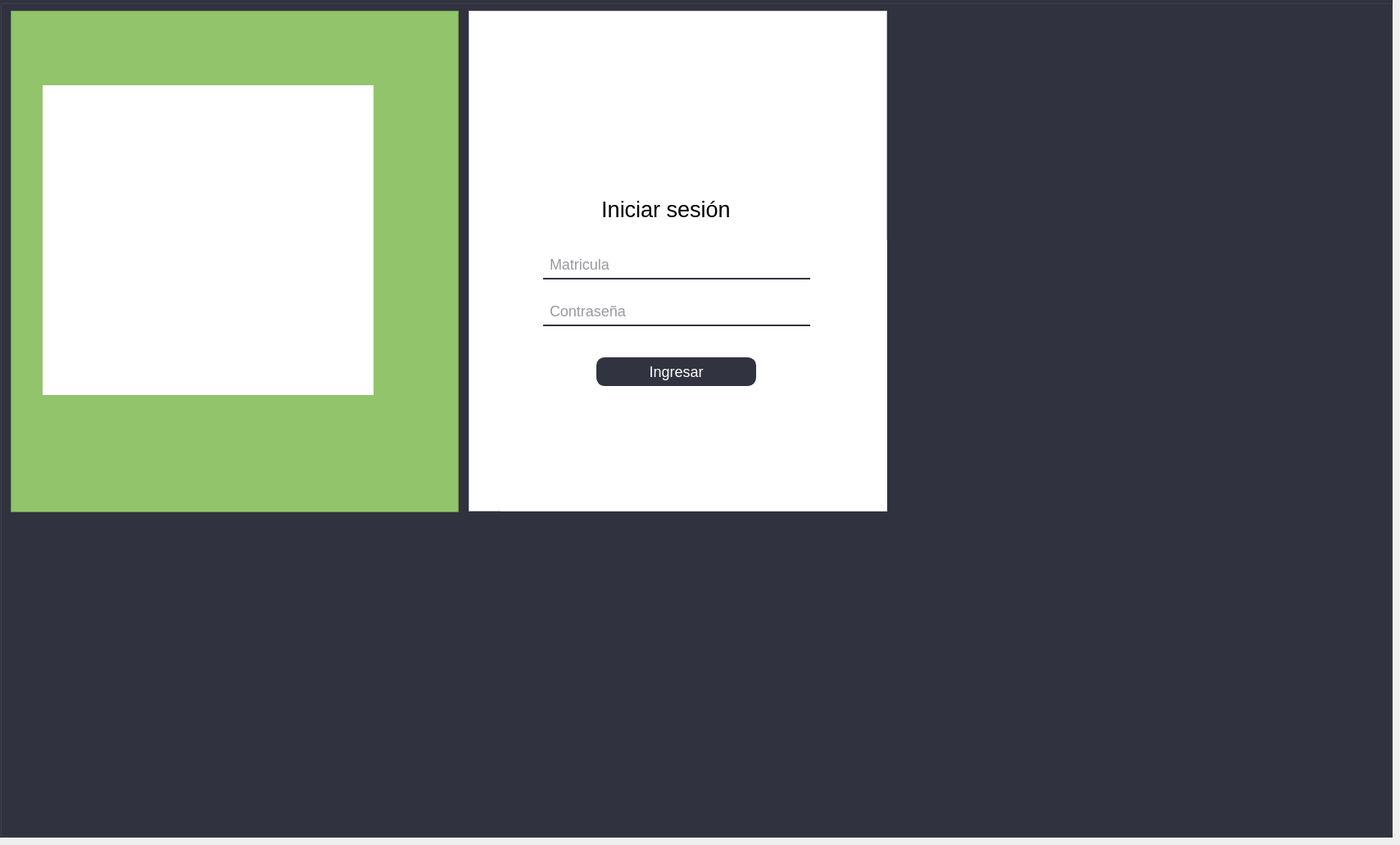
    <widget class="QWidget" name="Inicio">
     <widget class="QGroupBox" name="groupBox">
      <property name="geometry">
       <rect>
        <x>0</x>
        <y>0</y>
        <width>1700</width>
        <height>1022</height>
       </rect>
      </property>
      <property name="styleSheet">
       <string notr="true">background-color: rgb(49, 51, 64);</string>
      </property>
      <property name="title">
       <string/>
      </property>
      <widget class="QFrame" name="frame_9">
       <property name="geometry">
        <rect>
         <x>13</x>
         <y>13</y>
         <width>547</width>
         <height>612</height>
        </rect>
       </property>
       <property name="styleSheet">
        <string notr="true">QFrame{
	 background-color: rgb(145, 196, 107);
	font: 12pt &quot;Arial&quot;;
}
</string>
       </property>
       <property name="frameShape">
        <enum>QFrame::StyledPanel</enum>
       </property>
       <property name="frameShadow">
        <enum>QFrame::Raised</enum>
       </property>
       <widget class="QLabel" name="logo">
        <property name="geometry">
         <rect>
          <x>39</x>
          <y>91</y>
          <width>404</width>
          <height>378</height>
         </rect>
        </property>
        <property name="styleSheet">
         <string notr="true">background-color: rgb(255, 255, 255);
</string>
        </property>
        <property name="text">
         <string/>
        </property>
       </widget>
      </widget>
      <widget class="QFrame" name="frame_8">
       <property name="geometry">
        <rect>
         <x>572</x>
         <y>13</y>
         <width>511</width>
         <height>611</height>
        </rect>
       </property>
       <property name="styleSheet">
        <string notr="true">QFrame{
	background-color: rgb(255, 255, 255);
	font: 20pt &quot;Arial&quot;;

}
</string>
       </property>
       <property name="frameShape">
        <enum>QFrame::StyledPanel</enum>
       </property>
       <property name="frameShadow">
        <enum>QFrame::Raised</enum>
       </property>
       <widget class="QLabel" name="label_2">
        <property name="geometry">
         <rect>
          <x>130</x>
          <y>20</y>
          <width>222</width>
          <height>196</height>
         </rect>
        </property>
        <property name="styleSheet">
         <string notr="true">
border-image: url(:/Imagenes/Alumno/user.png);</string>
        </property>
        <property name="text">
         <string/>
        </property>
       </widget>
       <widget class="QGroupBox" name="groupBox_14">
        <property name="geometry">
         <rect>
          <x>39</x>
          <y>280</y>
          <width>622</width>
          <height>421</height>
         </rect>
        </property>
        <property name="styleSheet">
         <string notr="true">*{
background-color: transparent;
border: none;
}

QGroupBox{
background-color: rgba(255, 255, 255, 0.8);
border-radius: 3px;

}

QLineEdit{
color: rgb(49, 51, 64);
border-bottom: 2px solid rgb(49, 51, 64);
border-color: rgb(49, 51, 64);
font-size:18px;
padding-left: 6px;
}

QPushButton{
color: white;
background-color: rgb(49, 51, 64);
font-size:18px;
border: 1px solid rgb(49, 51, 64);
border-radius: 10px; 
padding: 2px 4px;
}


</string>
        </property>
        <property name="title">
         <string/>
        </property>
        <widget class="QLineEdit" name="contra">
         <property name="geometry">
          <rect>
           <x>52</x>
           <y>70</y>
           <width>326</width>
           <height>35</height>
          </rect>
         </property>
         <property name="styleSheet">
          <string notr="true"/>
         </property>
         <property name="echoMode">
          <enum>QLineEdit::Password</enum>
         </property>
         <property name="placeholderText">
          <string>Contraseña</string>
         </property>
        </widget>
        <widget class="QLineEdit" name="matricula">
         <property name="geometry">
          <rect>
           <x>52</x>
           <y>13</y>
           <width>326</width>
           <height>35</height>
          </rect>
         </property>
         <property name="font">
          <font>
           <pointsize>-1</pointsize>
          </font>
         </property>
         <property name="styleSheet">
          <string notr="true"/>
         </property>
         <property name="text">
          <string/>
         </property>
         <property name="placeholderText">
          <string>Matricula</string>
         </property>
        </widget>
        <widget class="QPushButton" name="ingresar">
         <property name="geometry">
          <rect>
           <x>117</x>
           <y>143</y>
           <width>195</width>
           <height>35</height>
          </rect>
         </property>
         <property name="minimumSize">
          <size>
           <width>150</width>
           <height>27</height>
          </size>
         </property>
         <property name="maximumSize">
          <size>
           <width>300</width>
           <height>54</height>
          </size>
         </property>
         <property name="styleSheet">
          <string notr="true"/>
         </property>
         <property name="text">
          <string>Ingresar</string>
         </property>
        </widget>
       </widget>
       <widget class="QLabel" name="lb_iniciarSesion_2">
        <property name="geometry">
         <rect>
          <x>52</x>
          <y>210</y>
          <width>378</width>
          <height>65</height>
         </rect>
        </property>
        <property name="font">
         <font>
          <family>Arial</family>
          <pointsize>20</pointsize>
          <weight>50</weight>
          <italic>false</italic>
          <bold>false</bold>
         </font>
        </property>
        <property name="styleSheet">
         <string notr="true">background-color: transparent;</string>
        </property>
        <property name="text">
         <string>Iniciar sesión</string>
        </property>
        <property name="alignment">
         <set>Qt::AlignCenter</set>
        </property>
       </widget>
      </widget>
     </widget>
    </widget>
